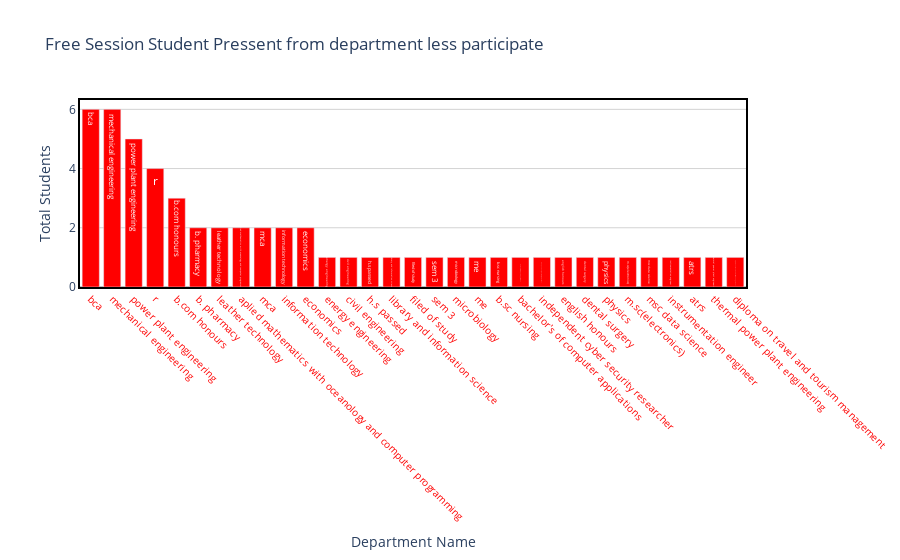

The notebook cell saved with this chart:
### Markdown cell above
# Most of the students are from Honors(Bsc/Msc)-(347) then Engineering student(188)
now we reduce the department name now it makes sense.
for taking any decisions we can look data take decisions as required. here is showing participate students from more than 5 students according to department.

### Code cell
draw_trace_bar(dep_less_participate,'department','counts','Free Session Student Pressent from department less participate', 'Department Name','Total Students',"red")

### Figure 1 — Plotly figure (JSON) as saved in the notebook; plotly's stock layout.template omitted (floating-point values rounded to 4 significant figures)
{"data": [{"marker": {"color": "red"}, "text": ["bca", "mechanical engineering", "power plant engineering", "r", "b.com honours", "b. pharmacy", "leather technology", "aplied mathematics with oceanology and computer programming", "mca", "information technology", "economics", "energy engineering", "civil engineering", "h.s passed", "library and information science", "filed of study", "sem 3", "microbiology", "me", "b.sc nursing", "bachelor's of computer applications", "independent cyber security researcher", "english honours", "dental surgery", "physics", "m.sc(electronics)", "msc data science", "instrumentation engineer", "atrs", "thermal power plant engineering", "diploma on travel and tourism management"], "type": "bar", "x": ["bca", "mechanical engineering", "power plant engineering", "r", "b.com honours", "b. pharmacy", "leather technology", "aplied mathematics with oceanology and computer programming", "mca", "information technology", "economics", "energy engineering", "civil engineering", "h.s passed", "library and information science", "filed of study", "sem 3", "microbiology", "me", "b.sc nursing", "bachelor's of computer applications", "independent cyber security researcher", "english honours", "dental surgery", "physics", "m.sc(electronics)", "msc data science", "instrumentation engineer", "atrs", "thermal power plant engineering", "diploma on travel and tourism management"], "y": [6, 6, 5, 4, 3, 2, 2, 2, 2, 2, 2, 1, 1, 1, 1, 1, 1, 1, 1, 1, 1, 1, 1, 1, 1, 1, 1, 1, 1, 1, 1]}], "layout": {"hovermode": "closest", "paper_bgcolor": "rgba(0, 0, 0, 0)", "plot_bgcolor": "rgba(0, 0, 0, 0)", "title": {"text": "Free Session Student Pressent from department less participate"}, "xaxis": {"linecolor": "black", "linewidth": 2, "mirror": true, "showline": true, "showticklabels": true, "tickangle": 45, "tickfont": {"color": "red", "size": 10}, "title": {"text": "Department Name"}, "zeroline": true, "zerolinecolor": "grey", "zerolinewidth": 1}, "yaxis": {"gridcolor": "lightgrey", "linecolor": "black", "linewidth": 2, "mirror": true, "showline": true, "title": {"text": "Total Students"}, "zeroline": true, "zerolinecolor": "grey", "zerolinewidth": 1}}}
